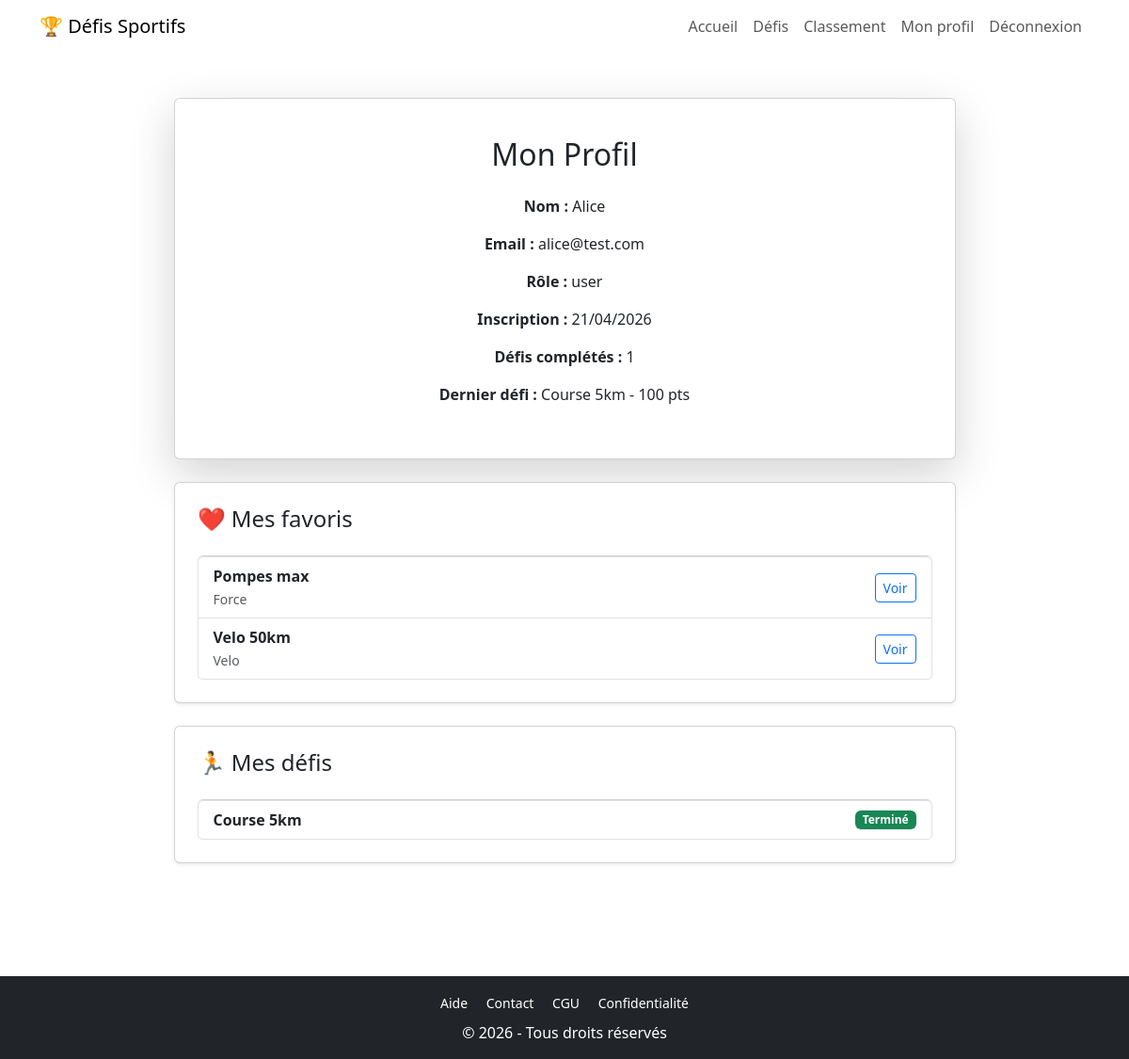
Page /pages/profil.php (signed in) on the committed database.
### tables this page shows
CREATE TABLE users (
    id INT AUTO_INCREMENT PRIMARY KEY,
    name VARCHAR(50) NOT NULL,
    email VARCHAR(100) NOT NULL UNIQUE,
    password VARCHAR(255) NOT NULL,
    role ENUM('user','admin') DEFAULT 'user',
    created_at TIMESTAMP DEFAULT CURRENT_TIMESTAMP
);

CREATE TABLE participations (
    id INT AUTO_INCREMENT PRIMARY KEY,
    user_id INT,
    challenge_id INT,
    score INT DEFAULT 0,
    proof VARCHAR(255),
    description TEXT,
    status ENUM('pending','validated') DEFAULT 'pending',
    created_at TIMESTAMP DEFAULT CURRENT_TIMESTAMP,
    FOREIGN KEY (user_id) REFERENCES users(id) ON DELETE CASCADE,
    FOREIGN KEY (challenge_id) REFERENCES challenges(id) ON DELETE CASCADE
);

CREATE TABLE challenges (
    id INT AUTO_INCREMENT PRIMARY KEY,
    title VARCHAR(100) NOT NULL,
    category VARCHAR(100),
    description TEXT,
    rules TEXT,
    start_date DATE,
    end_date DATE,
    level VARCHAR(50),
    duration VARCHAR(20),
    image VARCHAR(255),
    created_at TIMESTAMP DEFAULT CURRENT_TIMESTAMP
);

CREATE TABLE favorites (
    id INT AUTO_INCREMENT PRIMARY KEY,
    user_id INT NOT NULL,
    challenge_id INT NOT NULL,
    created_at TIMESTAMP DEFAULT CURRENT_TIMESTAMP,
    UNIQUE(user_id, challenge_id),
    FOREIGN KEY (user_id) REFERENCES users(id) ON DELETE CASCADE,
    FOREIGN KEY (challenge_id) REFERENCES challenges(id) ON DELETE CASCADE
);

### pages/profil.php (the view, shortened to what this page needs)
<?php
include("../includes/header.php");
$sql = "SELECT name, email, role, created_at FROM users WHERE id = ?";
$stmt = $pdo->prepare($sql);
$stmt->execute([$_SESSION['user_id']]);
$user = $stmt->fetch();
$stmt = $pdo->prepare("SELECT COUNT(*) FROM participations WHERE user_id = ?");
$stmt->execute([$_SESSION['user_id']]);
$challenges_done = $stmt->fetchColumn();
$stmt = $pdo->prepare("
    SELECT c.title, p.score, p.created_at
    FROM participations p
    JOIN challenges c ON p.challenge_id = c.id
    WHERE p.user_id = ?
    ORDER BY p.created_at DESC
    LIMIT 1
");
$stmt->execute([$_SESSION['user_id']]);
$last_challenge = $stmt->fetch();
$stmt = $pdo->prepare("
    SELECT c.id, c.title, c.category, f.created_at
    FROM favorites f
    JOIN challenges c ON f.challenge_id = c.id
    WHERE f.user_id = ?
    ORDER BY f.created_at DESC
");
$stmt->execute([$_SESSION['user_id']]);
$favorites = $stmt->fetchAll();
$stmt = $pdo->prepare("
    SELECT c.title, p.status, p.score
    FROM participations p
    JOIN challenges c ON p.challenge_id = c.id
    WHERE p.user_id = ?
    ORDER BY p.created_at DESC
");
$stmt->execute([$_SESSION['user_id']]);
$myChallenges = $stmt->fetchAll();
?>
<div class="container my-5">
    <div class="row justify-content-center">
        <div class="col-md-9">
            <div class="card shadow-lg p-4 mb-4">
                <div class="card-body text-center">
                    <h2 class="mb-4">Mon Profil</h2>
                    <p><strong>Nom :</strong> <?= htmlspecialchars($user['name']) ?></p>
                    <p><strong>Email :</strong> <?= htmlspecialchars($user['email']) ?></p>
                    <p><strong>Rôle :</strong> <?= htmlspecialchars($user['role']) ?></p>
                    <p><strong>Inscription :</strong> <?= date("d/m/Y", strtotime($user['created_at'])) ?></p>
                    <p><strong>Défis complétés :</strong> <?= $challenges_done ?></p>
                    <p><strong>Dernier défi :</strong>
                        <?php if ($last_challenge): ?>
                            <?= htmlspecialchars($last_challenge['title']) ?> - <?= $last_challenge['score'] ?> pts
                        <?php else: ?>
                            Aucun défi
                        <?php endif; ?>
                    </p>
                </div>
            </div>
            <div class="card shadow-sm p-4 mb-4">
                <h4>❤️ Mes favoris</h4>
                <?php if ($favorites): ?>
                    <ul class="list-group mt-3">
                        <?php foreach ($favorites as $fav): ?>
                            <li class="list-group-item d-flex justify-content-between align-items-center">
                                <div>
                                    <strong><?= htmlspecialchars($fav['title']) ?></strong><br>
                                    <small class="text-muted"><?= htmlspecialchars($fav['category']) ?></small>
                                </div>
                                <a href="challenge_details.php?id=<?= $fav['id'] ?>" class="btn btn-sm btn-outline-primary">Voir</a>
                            </li>
                        <?php endforeach; ?>
                    </ul>
                <?php else: ?>
                    <p class="text-muted mt-2">Aucun favori ❤️</p>
                <?php endif; ?>
            </div>
            <div class="card shadow-sm p-4 mb-4">
                <h4>🏃 Mes défis</h4>
                <div class="list-group mt-3">
                    <?php if ($myChallenges): ?>
                        <?php foreach ($myChallenges as $mc): ?>
                            <div class="list-group-item d-flex justify-content-between align-items-center">
                                <strong><?= htmlspecialchars($mc['title']) ?></strong>
                                <span class="badge <?= $mc['status'] == 'validated' ? 'bg-success' : 'bg-warning text-dark' ?>">
                                    <?= $mc['status'] == 'validated' ? 'Terminé' : 'En cours' ?>
                                </span>
                            </div>
                        <?php endforeach; ?>
                    <?php else: ?>
                        <p class="text-muted">Aucun défi rejoint pour le moment.</p>
                    <?php endif; ?>
                </div>
            </div>
        </div>
    </div>
</div>
<?php include("../includes/footer.php"); ?>

### rows in the picture
users: name "Alice", email "alice@test.com", role "user", created_at "21/04/2026"
participations: challenge.title "Course 5km", score "100", status "Terminé"
favorites: challenge.title "Pompes max", challenge.category "Force"
favorites: challenge.title "Velo 50km", challenge.category "Velo"

### other values in the picture
$challenges_done "1"
